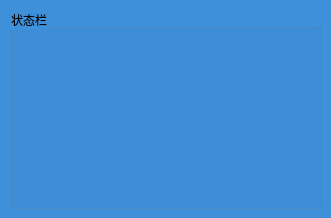
<?xml version="1.0" encoding="UTF-8"?>
<ui version="4.0">
 <class>kh</class>
 <widget class="QMainWindow" name="kh">
  <property name="geometry">
   <rect>
    <x>0</x>
    <y>0</y>
    <width>331</width>
    <height>218</height>
   </rect>
  </property>
  <property name="windowTitle">
   <string>MainWindow</string>
  </property>
  <property name="styleSheet">
   <string notr="true">background-color: rgb(62, 144,218);</string>
  </property>
  <widget class="QWidget" name="centralwidget">
   <layout class="QVBoxLayout" name="verticalLayout">
    <item>
     <widget class="QGroupBox" name="state">
      <property name="minimumSize">
       <size>
        <width>300</width>
        <height>200</height>
       </size>
      </property>
      <property name="title">
       <string>状态栏</string>
      </property>
      <layout class="QVBoxLayout" name="verticalLayout_5"/>
     </widget>
    </item>
   </layout>
  </widget>
 </widget>
 <resources/>
 <connections/>
</ui>
